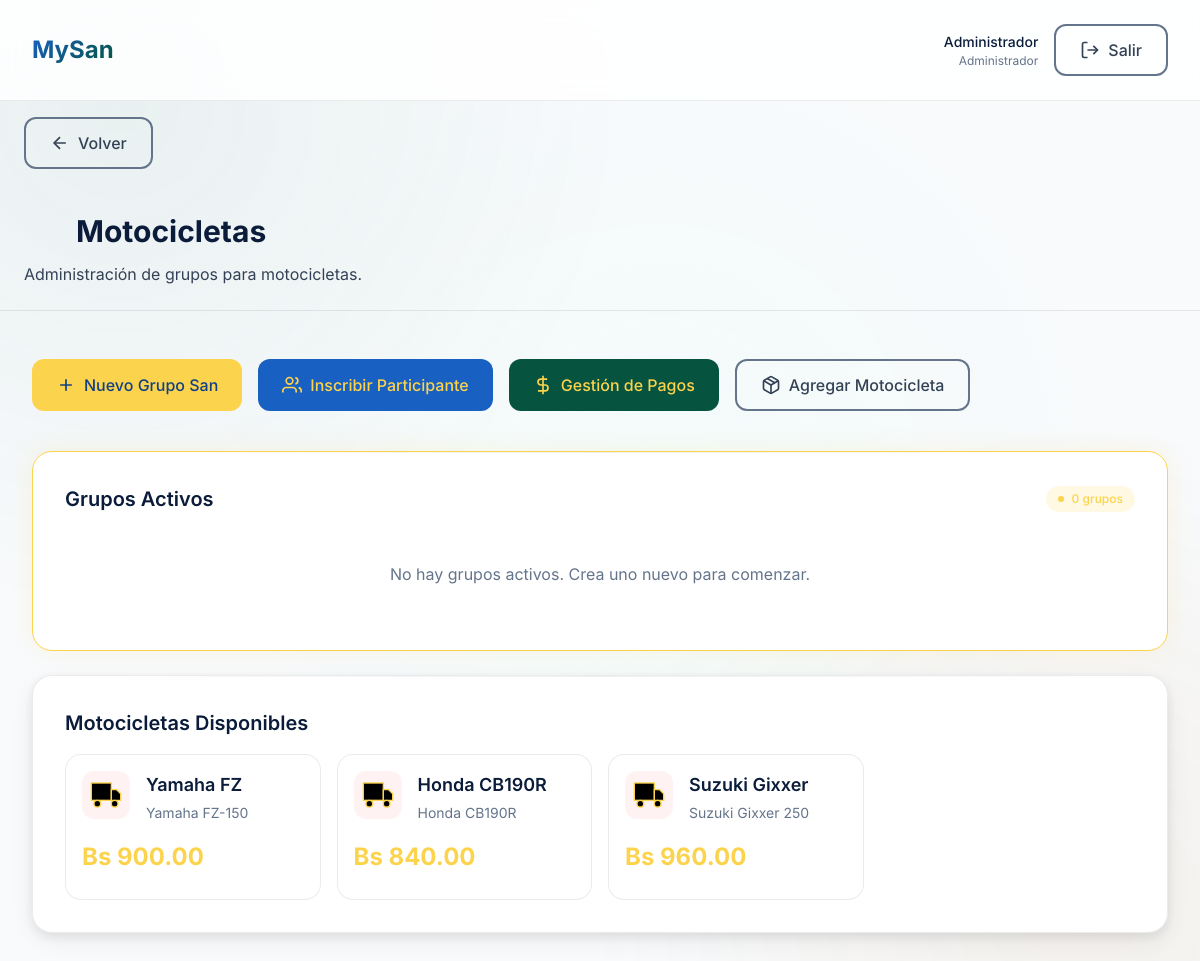
/modules/motocicletas/index.php (signed in), run on the app's committed database.
### tables this page shows
CREATE TABLE `usuarios` (
  `id` int NOT NULL AUTO_INCREMENT,
  `username` varchar(50) NOT NULL,
  `password` varchar(255) NOT NULL,
  `nombre` varchar(100) NOT NULL,
  `email` varchar(100) DEFAULT NULL,
  `pregunta_secreta` text,
  `respuesta_secreta` varchar(255) DEFAULT NULL,
  `created_at` timestamp NULL DEFAULT CURRENT_TIMESTAMP,
  `updated_at` timestamp NULL DEFAULT CURRENT_TIMESTAMP ON UPDATE CURRENT_TIMESTAMP,
  `rol` enum('admin','participante') DEFAULT 'admin',
  PRIMARY KEY (`id`),
  UNIQUE KEY `username` (`username`)
);

CREATE TABLE `productos` (
  `id` int NOT NULL AUTO_INCREMENT,
  `categoria_id` int NOT NULL,
  `nombre` varchar(100) NOT NULL,
  `marca` varchar(50) DEFAULT NULL,
  `modelo` varchar(50) DEFAULT NULL,
  `descripcion` text,
  `valor_total` decimal(10,2) NOT NULL,
  `imagen` varchar(255) DEFAULT NULL,
  `activo` tinyint DEFAULT '1',
  `created_at` timestamp NULL DEFAULT CURRENT_TIMESTAMP,
  PRIMARY KEY (`id`),
  KEY `categoria_id` (`categoria_id`),
  CONSTRAINT `productos_ibfk_1` FOREIGN KEY (`categoria_id`) REFERENCES `categorias` (`id`) ON DELETE CASCADE
);

### config/database.php (called while the page is built, shortened)
<?php
try {
    $dsn = "mysql:host=" . DB_HOST . ";port=3306;dbname=" . DB_NAME . ";charset=" . DB_CHARSET;
    $options = [
        PDO::ATTR_ERRMODE => PDO::ERRMODE_EXCEPTION,
        PDO::ATTR_DEFAULT_FETCH_MODE => PDO::FETCH_ASSOC,
        PDO::ATTR_EMULATE_PREPARES => false,
    ];
    $pdo = new PDO($dsn, DB_USER, DB_PASS, $options);
} catch (PDOException $e) {
    die(json_encode([
        'success' => false,
        'message' => 'Error de conexión a la base de datos: ' . $e->getMessage()
    ]));
}
function isLoggedIn()
{
    return isset($_SESSION['user_id']);
}
function getCurrentUser()
{
    global $pdo;
    $stmt = $pdo->prepare("SELECT id, username, nombre, email FROM usuarios WHERE id = ?");
    $stmt->execute([$_SESSION['user_id']]);
    return $stmt->fetch();
}
?>

### modules/motocicletas/index.php (the view, shortened to what this page needs)
<?php
require_once '../../config/database.php';
$user = getCurrentUser();
$stmt = $pdo->prepare("
    SELECT p.*, c.nombre as categoria_nombre, c.color
    FROM productos p
    JOIN categorias c ON p.categoria_id = c.id
    WHERE c.nombre = 'Motocicletas' AND p.activo = TRUE
");
$stmt->execute();
$productos = $stmt->fetchAll();
$stmt = $pdo->prepare("
    SELECT gs.*, p.nombre as producto_nombre, p.marca as producto_marca, p.modelo as producto_modelo
    FROM grupos_san gs
    JOIN productos p ON gs.producto_id = p.id
    JOIN categorias c ON p.categoria_id = c.id
    WHERE c.nombre = 'Motocicletas' AND gs.estado != 'finalizado'
");
$stmt->execute();
$grupos = $stmt->fetchAll();
?>
<!DOCTYPE html>
<html lang="es">
<head>
    <link rel="stylesheet" href="../../assets/fonts/inter.css">
    <link rel="stylesheet" href="../../assets/css/reset.css">
    <link rel="stylesheet" href="../../assets/css/variables.css">
    <link rel="stylesheet" href="../../assets/css/bento-grid.css">
    <link rel="stylesheet" href="../../assets/css/main.css">
</head>
<body>
    <div class="main-content">
        <header class="header">
            <div class="header-content">
                <a href="../../dashboard.php" class="header-logo">MySan</a>
                <div class="header-user">
                    <div class="user-info">
                        <div class="user-name">
                            <?php echo htmlspecialchars($user['nombre']); ?>
                        </div>
                        <div class="user-role">Administrador</div>
                    </div>
                    <a href="../../logout.php" class="btn btn-outline">
                        <svg class="icon">
                            <use href="#icon-log-out"></use>
                        </svg>
                        Salir
                    </a>
                </div>
            </div>
        </header>
        <div style="padding: var(--space-4) var(--space-6);">
            <a href="../../dashboard.php" class="btn btn-outline">
                <svg class="icon"><use href="#icon-arrow-left"></use></svg>
                Volver
            </a>
        </div>
        <div class="page-header" style="padding: var(--space-6); margin-bottom: var(--space-4); border-bottom: 1px solid var(--glass-border);">
            <h1 class="page-title" style="font-size: var(--font-size-3xl); font-weight: var(--font-weight-bold); display: flex; align-items: center; gap: var(--space-3);">
                <svg class="icon-xl" style="width: 40px; height: 40px; stroke: var(--color-salmon);">
                    <use href="#icon-motocycle"></use>
                </svg>
                Motocicletas
            </h1>
            <p style="color: var(--color-text-secondary); margin-top: var(--space-2);">
                Administración de grupos para motocicletas.
            </p>
        </div>
        <div class="bento-container">
            <div class="bento-12"
                style="display: flex; gap: var(--space-4); margin-bottom: var(--space-4); flex-wrap: wrap;">
                <button class="btn btn-salmon" onclick="openModal('nuevoGrupoModal')">
                    <svg class="icon">
                        <use href="#icon-plus"></use>
                    </svg>
                    Nuevo Grupo San
                </button>
                <button class="btn btn-violeta" onclick="openModal('nuevoParticipanteModal')">
                    <svg class="icon">
                        <use href="#icon-users"></use>
                    </svg>
                    Inscribir Participante
                </button>
                <button class="btn btn-menta" onclick="location.href='pagos.php'">
                    <svg class="icon">
                        <use href="#icon-dollar"></use>
                    </svg>
                    Gestión de Pagos
                </button>
                <button class="btn btn-outline" onclick="openModal('nuevoProductoModal')">
                    <svg class="icon">
                        <use href="#icon-package"></use>
                    </svg>
                    Agregar Motocicleta
                </button>
            </div>
            <div class="bento-12">
                <div class="bento-box bento-box--salmon">
                    <div class="bento-header">
                        <div class="bento-title">Grupos Activos</div>
                        <span class="badge badge-warning">
                            <span class="badge-dot"></span>
                            <?php echo count($grupos); ?> grupos
                        </span>
                    </div>
                    <div class="bento-content">
                        <?php if (empty($grupos)): ?>
                            <p style="text-align: center; padding: var(--space-8); color: var(--color-text-tertiary);">
                                No hay grupos activos. Crea uno nuevo para comenzar.
                            </p>
                        <?php endif; ?>
                    </div>
                </div>
            </div>
            <div class="bento-12">
                <div class="bento-box">
                    <div class="bento-header">
                        <div class="bento-title">Motocicletas Disponibles</div>
                    </div>
                    <div class="bento-content">
                        <div class="product-grid">
                            <?php foreach ($productos as $producto): ?>
                                <div class="product-card">
                                    <div class="product-header">
                                        <div class="product-icon">
                                            <svg class="icon-lg" style="stroke: var(--color-salmon);">
                                                <use href="#icon-truck"></use>
                                            </svg>
                                        </div>
                                        <div class="product-info">
                                            <h3><?php echo htmlspecialchars($producto['nombre']); ?></h3>
                                            <div class="product-meta">
                                                <?php echo htmlspecialchars($producto['marca']); ?>
                                                <?php echo htmlspecialchars($producto['modelo']); ?>
                                            </div>
                                        </div>
                                    </div>
                                    <div class="product-price">
                                        Bs <?php echo number_format($producto['valor_total'], 2); ?>
                                    </div>
                                </div>
                            <?php endforeach; ?>
                        </div>
                    </div>
                </div>
            </div>
        </div>
    <?php include '../../modules/shared/sidebar-footer.php'; ?>
</body>
</html>

### assets/css/variables.css (style rules this page uses)
:root { --color-primary: #1960c3; --color-primary-mid: #1f78f0; --color-primary-light: #4994f5; --color-primary-dim: #104085; --color-primary-glow: rgba(25, 96, 195, 0.18); --color-primary-tint: rgba(25, 96, 195, 0.05); --color-secondary: #06543f; --color-secondary-mid: #087557; --color-secondary-light: #0a9670; --color-secondary-dim: #043628; --color-secondary-glow: rgba(6, 84, 63, 0.15); --color-secondary-tint: rgba(6, 84, 63, 0.05); --color-accent: #fcd34d; --color-accent-dim: #d97706; --color-accent-glow: rgba(252, 211, 77, 0.15); --color-accent-light: #fde68a; --color-accent-tint: rgba(252, 211, 77, 0.05); --color-electro: var(--color-primary); --color-electro-dim: var(--color-primary-dim); --color-electro-glow: var(--color-primary-glow); --color-electro-tint: var(--color-primary-tint); --color-telefonia: var(--color-secondary); --color-telefonia-dim: var(--color-secondary-dim); --color-telefonia-glow: var(--color-secondary-glow); --color-moto: var(--color-accent-dim); --color-moto-dim: #b45309; --color-moto-glow: var(--color-accent-glow); --color-turnos: #6366f1; --color-turnos-dim: #4f46e5; --color-turnos-glow: rgba(99, 102, 241, 0.18); --color-turnos-tint: rgba(99, 102, 241, 0.05); --color-comprobantes: #0ea5e9; --color-comprobantes-dim: #0284c7; --color-comprobantes-glow: rgba(14, 165, 233, 0.18); --color-violeta: var(--color-primary); --color-violeta-dim: var(--color-primary-dim); --color-violeta-glow: var(--color-primary-glow); --color-menta: var(--color-secondary); --color-menta-dim: var(--color-secondary-dim); --color-menta-glow: var(--color-secondary-glow); --color-salmon: var(--color-accent); --color-salmon-dim: var(--color-accent-dim); --color-salmon-glow: var(--color-accent-glow); --color-background: #f8fafc; --color-surface: #ffffff; --color-surface-elevated: #ffffff; --color-surface-hover: #f1f5f9; --color-surface-section: #e2e8f0; --glass-background: rgba(255, 255, 255, 0.85); --glass-border: rgba(0, 0, 0, 0.08); --glass-blur: blur(16px); --color-text-primary: #0a1c3a; --color-text-secondary: #334155; --color-text-tertiary: #64748b; --color-text-inverse: #fcd34d; --color-success: var(--color-primary-mid); --color-warning: var(--color-secondary); --color-error: hsl(0, 72%, 51%); --color-info: var(--color-electro); --font-family: 'Inter', -apple-system, BlinkMacSystemFont, 'SF Pro Display', sans-serif; --font-sans: var(--font-family); --font-size-xs: 0.75rem; --font-size-sm: 0.875rem; --font-size-base: 1rem; --font-size-md: 1rem; --font-size-lg: 1.125rem; --font-size-xl: 1.25rem; --font-size-2xl: 1.5rem; --font-size-3xl: 1.875rem; --font-size-4xl: 2.25rem; --font-weight-regular: 400; --font-weight-medium: 500; --font-weight-semibold: 600; --font-weight-bold: 700; --space-1: 0.25rem; --space-2: 0.5rem; --space-3: 0.75rem; --space-4: 1rem; --space-5: 1.25rem; --space-6: 1.5rem; --space-8: 2rem; --space-10: 2.5rem; --space-12: 3rem; --space-16: 4rem; --space-20: 5rem; --radius-sm: 8px; --radius-md: 12px; --radius-lg: 16px; --radius-xl: 24px; --radius-bento: 20px; --radius-full: 9999px; --shadow-sm: 0 1px 4px rgba(0,0,0,.06), 0 2px 8px rgba(0,0,0,.04); --shadow-md: 0 4px 12px rgba(0,0,0,.08), 0 8px 24px rgba(0,0,0,.06); --shadow-lg: 0 8px 24px rgba(0,0,0,.10), 0 20px 48px rgba(0,0,0,.08); --shadow-glow-primary: 0 0 24px var(--color-primary-glow); --shadow-glow-secondary: 0 0 24px var(--color-secondary-glow); --shadow-glow-accent: 0 0 24px var(--color-accent-glow); --shadow-glow-violeta: var(--shadow-glow-primary); --shadow-glow-menta: var(--shadow-glow-secondary); --shadow-glow-salmon: var(--shadow-glow-accent); --transition-fast: 150ms cubic-bezier(0.4, 0, 0.2, 1); --transition-base: 250ms cubic-bezier(0.4, 0, 0.2, 1); --transition-slow: 400ms cubic-bezier(0.4, 0, 0.2, 1); --z-base: 1; --z-dropdown: 100; --z-modal: 200; --z-toast: 300; }

### data on the page
usuarios: nombre "Administrador"
productos: nombre "Yamaha FZ", marca "Yamaha", modelo "FZ-150", valor_total "900.00"
productos: nombre "Honda CB190R", marca "Honda", modelo "CB190R", valor_total "840.00"
productos: nombre "Suzuki Gixxer", marca "Suzuki", modelo "Gixxer 250", valor_total "960.00"

### other printed values
count($grupos) "0"
